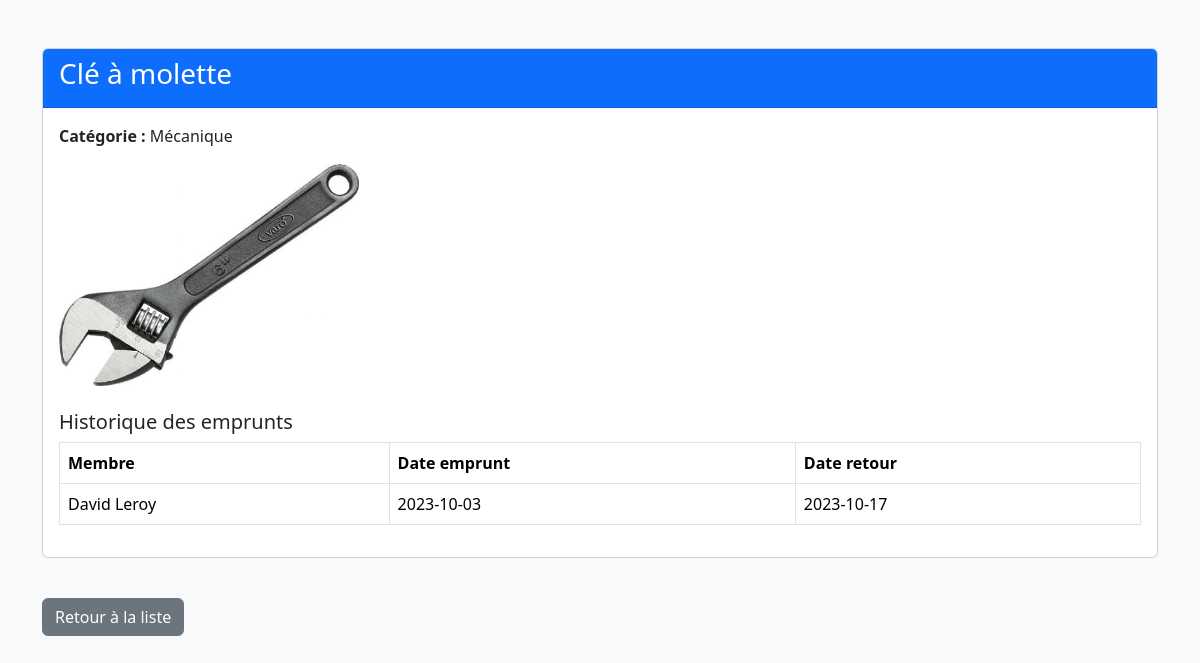
/V2/pages/objet.php?id=3, run on the app's committed database.
### tables this page shows
CREATE TABLE objet (
    id_objet INT PRIMARY KEY,
    nom_objet VARCHAR(100),
    id_categorie INT,
    id_membre INT,
    FOREIGN KEY (id_categorie) REFERENCES categorie_objet(id_categorie),
    FOREIGN KEY (id_membre) REFERENCES membre(id_membre)
);

CREATE TABLE categorie_objet (
    id_categorie INT PRIMARY KEY,
    nom_categorie VARCHAR(100) UNIQUE
);

CREATE TABLE emprunt (
    id_emprunt INT PRIMARY KEY,
    id_objet INT,
    id_membre INT,
    date_emprunt DATE,
    date_retour DATE,
    FOREIGN KEY (id_objet) REFERENCES objet(id_objet),
    FOREIGN KEY (id_membre) REFERENCES membre(id_membre)
);

CREATE TABLE membre (
    id_membre INT PRIMARY KEY,
    nom VARCHAR(100),
    date_naissance DATE,
    genre VARCHAR(1),
    email VARCHAR(100) UNIQUE,
    ville VARCHAR(100),
    mdp VARCHAR(255),
    image_profil VARCHAR(255)
);

### V2/fonction/fonction.php (the view, shortened to what this page needs)
<?php
function afficherFicheObjet($id_objet) {
    global $conn;
    $sql = "SELECT o.nom_objet, o.id_categorie, o.id_membre, c.nom_categorie
            FROM objet o
            JOIN categorie_objet c ON o.id_categorie = c.id_categorie
            WHERE o.id_objet = ?";
    $stmt = $conn->prepare($sql);
    $stmt->bind_param("i", $id_objet);
    $stmt->execute();
    $objet = $stmt->get_result()->fetch_assoc();
    $imgSql = "SELECT nom_image FROM images_objet WHERE id_objet = ?";
    $imgStmt = $conn->prepare($imgSql);
    $imgStmt->bind_param("i", $id_objet);
    $imgStmt->execute();
    $imgResult = $imgStmt->get_result();
    $images = [];
    while ($img = $imgResult->fetch_assoc()) {
        $images[] = $img['nom_image'];
    }
    $empSql = "SELECT e.date_emprunt, e.date_retour, m.nom
               FROM emprunt e
               JOIN membre m ON e.id_membre = m.id_membre
               WHERE e.id_objet = ? ORDER BY e.date_emprunt DESC";
    $empStmt = $conn->prepare($empSql);
    $empStmt->bind_param("i", $id_objet);
    $empStmt->execute();
    $empResult = $empStmt->get_result();
    echo '<div class="card mb-4">';
    echo '<div class="card-header bg-primary text-white"><h3>' . htmlspecialchars($objet['nom_objet']) . '</h3></div>';
    echo '<div class="card-body">';
    echo '<p><strong>Catégorie :</strong> ' . htmlspecialchars($objet['nom_categorie']) . '</p>';
    echo '<div class="mb-3">';
    if (count($images) > 0) {
        echo '<img src="../images/' . htmlspecialchars($images[0]) . '" class="img-fluid mb-2" style="max-width:300px;" alt="Image principale">';
    } else {
        echo '<img src="../images/default.jpg" class="img-fluid mb-2" style="max-width:300px;" alt="Image par défaut">';
    }
    echo '</div>';
    echo '<h5>Historique des emprunts</h5>';
    if ($empResult->num_rows > 0) {
        echo '<table class="table table-bordered">';
        echo '<thead><tr><th>Membre</th><th>Date emprunt</th><th>Date retour</th></tr></thead><tbody>';
        while ($emp = $empResult->fetch_assoc()) {
            echo '<tr>';
            echo '<td>' . htmlspecialchars($emp['nom']) . '</td>';
            echo '<td>' . htmlspecialchars($emp['date_emprunt']) . '</td>';
            echo '<td>' . htmlspecialchars($emp['date_retour']) . '</td>';
            echo '</tr>';
        }
        echo '</tbody></table>';
    } else {
        echo '<p>Aucun emprunt pour cet objet.</p>';
    }
    echo '</div></div>';
}
?>

### data on the page
objet: nom_objet "Clé à molette", id_categorie.nom_categorie "Mécanique"
emprunt: id_membre.nom "David Leroy", date_emprunt "2023-10-03", date_retour "2023-10-17"
